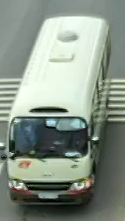
#> input picture CV08. Object Recognition/trainingset/bus/20170515_0720-0740_360.png_0.png, 125 x 221 px; its folder holds only this picture in this run
$ jupyter execute --allow-errors Inclass-BoW-2023.ipynb
#> lines starting #> are read from the running program, lines starting #| are printed output that depends on the picture
# Assignment 8: Phân loại phương tiện giao thông - BoW &SVM

Tổng quan: Ở bài tập này chúng ta sẽ lần lượt thực hành các bước để xây dựng một hệ thống học máy cho bài toán phân loại phương tiện giao thông: khảo sát dữ liệu, trích xuất đặc trưng, xây dựng mô hình phân loại, phân loại trên hình ảnh thực tế. Bài tập yêu cầu các kiến thức về lập trình Python với các thư viện: OpenCV, scikit-learn, pickle, numpy.

[cell 1]
import warnings
warnings.filterwarnings("ignore")

import os
import numpy as np
import cv2
import matplotlib.pyplot as plt
import pickle
import sklearn

from sklearn.cluster import KMeans
from scipy.spatial.distance import cdist

## I: Khảo sát và chuẩn bị dữ liệu
Bộ dữ liệu được lưu ở thư mục con trainingset trong thư mục bài tập này. Thư mục trainingset bao gồm 5 thư mục con ứng với 5 nhãn của bài toán, trong mỗi thư mục con chứa ảnh tương ứng với nhãn. Với câu hỏi đầu tiên này chúng ta sẽ khảo sát những đặc điểm của bộ dữ liệu, hãy lập trình hoàn chỉnh các hàm theo các yêu cầu cụ thể sau đây:

### I.1: Quan sát một vài mẫu dữ liệu
Trước tiên ta sẽ quan sát một vài ví dụ về bộ dữ liệu. Hãy lập trình hàm load_image() nhận đầu vào là đường dẫn ảnh, trả về mảng numpy lưu trữ ảnh, sử dụng thư viện OpenCV. Câu hỏi này giúp bạn ôn tập cách thức load ảnh với OpenCV và hướng dẫn bạn những thao tác cơ bản với thư viện os. Hãy quan sát đoạn mã nguồn dưới đây:

[cell 2]
def load_image(image_path):
    return cv2.imread(image_path)
#> returned value is the input picture: shape (221, 125, 3); mean B, G, R 134.1, 146, 134.5

[cell 3]
# read some samples from dataset
samples_list = [] # list of images
samples_label = [] # list of corresponding labels
for label in os.listdir('trainingset',):
    sample_file = os.listdir(os.path.join('trainingset', label))[0] # 1st filename in each sub-directory (label)
    samples_list.append(load_image(os.path.join('trainingset', label, sample_file))) # read training images and save to the list

    samples_label.append(label) # corresponding labels


for i in range(len(samples_list)):
    plt.subplot(2, 3, i + 1), plt.imshow(cv2.cvtColor(samples_list[i], cv2.COLOR_BGR2RGB))
    plt.title(samples_label[i]), plt.xticks([]), plt.yticks([])
#> this loop made 2 passes

plt.show()
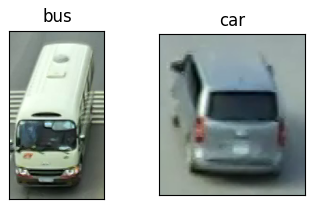
#> figure drawn by matplotlib, 2 panels

Một vài hàm hay sử dụng trong thư viện os (các hàm này các bạn đã được làm trong các bài thực hành trước đó):
- Hàm os.listdir(path): Trả về một list chứa tên các thư mục và file nằm trong thư mục path. Vì hàm trả về một list nên ta có thể tính được tổng số folder và file trong một thư mục (dùng hàm len())
- Hàm os.path.join(t1, t2, [t3, ...]): Trả về đường dẫn trong hệ điều hành tương ứng nối các đường dẫn t1, t2, t3,... Ví dụ ta có t1 = 'trainingset', t2 = 'image' thì hàm trả về xâu s = 'trainingset/image' với Ubuntu hoặc s = 'trainingset\\image' với Windows.

### I.2: Thống kê dữ liệu
Hãy lập trình hàm statistic() để thống kê số lượng ảnh ứng với mỗi nhãn. Hàm statistic() cần trả về 2 danh sách (list): label, num_images. Danh sách label lưu tên các nhãn và danh sách num_images lưu số lượng ảnh tương ứng với nhãn lưu ở danh sách label.

[cell 4]
def statistic():
    label = []
    num_images = []

    #### YOUR CODE HERE ####
    for folder in os.listdir('trainingset'):
        label.append(folder)
        num = os.listdir(os.path.join('trainingset', folder))
        num_images.append(len(num))

    #### END YOUR CODE #####

    return label, num_images

[cell 5]
# lấy các nhãn và hiển thị số liệu mẫu với từng tập dữ liệu
label, num_images = statistic()

y_pos = np.arange(len(label))

plt.barh(y_pos, num_images, align='center', alpha=0.5)
plt.yticks(y_pos, label)
plt.show()
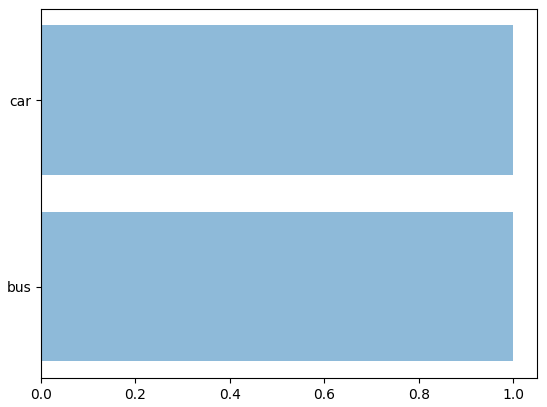
#> figure drawn by matplotlib, 1 panel

print('Total images: %d' %(sum(num_images)))

### I.3: Xây dựng danh sách chứa ảnh

Để tiện cho việc lập trình các bước tiếp theo ta sẽ xây dựng một list lưu trữ ảnh và nhãn tương ứng của nó. Hãy lập trình hàm read_data(), hàm này trả về hai list X, Y, trong đó mỗi phần tử của list X lưu trữ một mảng numpy biểu diễn một ảnh và mỗi phần tử của list Y lưu trữ nhãn (dưới dạng số nguyên) tương ứng của ảnh.

[cell 6]
# Read images and its corresponding labels from training set
def read_data(label2id):
    X = [] # images
    Y = [] # index of corresponding labels

    #### YOUR CODE HERE ####
    for label, id in label2id.items():
        for image_file in os.listdir(os.path.join('trainingset', label)):
            image_path = os.path.join('trainingset', label, image_file)
            X.append(load_image(image_path))
            Y.append(id)
    #### END YOUR CODE #####

    return X, Y

[cell 7]
# Label to id, used to convert string label to integer
label2id = {'pedestrian':0, 'moto':1, 'truck':2, 'car':3, 'bus':4}

# Read data
#> (the rest of this cell did not finish here and is left out)

## II: Biểu diễn nội dung bức ảnh - trích xuất đặc trưng (features extraction)

Ở phần này chúng ta sẽ lần lượt thực hiện các công việc: trích xuất đặc trưng SIFT (SIFT keypoints descriptor), xây dựng từ điển và mô hình Bag-of-Word (BoW). Bạn hãy lập trình hoàn chỉnh các hàm theo yêu cầu cụ thể dưới đây

### II.1: Trích xuất đặc trưng SIFT

Hãy lập trình hàm extract_sift_features() nhận đầu vào là list ảnh ta đã xây dựng được từ câu hỏi trước và trả về:
- list image_descriptors,
- phần tử thứ p trong list image_descriptors lại là một list chứa các SIFT descriptors ứng với ảnh thứ p trong list X.

Gợi ý:
- Để khởi tạo đối tượng SIFT trong OpenCV ta sử dụng lệnh: sift = cv2.xfeatures2d.SIFT_create() hoặc cv2.SIFT_create() tùy version.
- Đối tượng này có phương thức detectAndCompute trả về 2 outputs kp và des, kp là một list chứa các keypoints được detect bởi SIFT, des là một numpy array chứa len(kp) vectors 128 chiều.

[cell 8]
# Input: list of images (X)
# Output: list of local features extracted from image in X.
def extract_sift_features(X):
    image_descriptors = []
    sift = cv2.SIFT_create()

    for i in range(len(X)):
        #### YOUR CODE HERE ####

        image = X[i] # extract feature from image i, and append to the image_descriptors
        gray_image = cv2.cvtColor(image, cv2.COLOR_BGR2GRAY)
        keypoints, descriptors = sift.detectAndCompute(gray_image, None)
        image_descriptors.append(descriptors)

        #### END YOUR CODE #####

    return image_descriptors

#> (a cell that did not finish here is left out)

### II.2: Xây dựng từ điển
Hãy lập trình hàm kmeans_bow():
- input: list gồm tất cả các descriptors của các ảnh trong tập X và số cụm num_clusters. Có thể sử dụng thuật toán KMeans trong scikit-learn phân cụm các vector descriptors này thành num_clusters cụm
- output: danh sách tâm của các cụm. Danh sách tâm cụm này chính là tương ứng với từ điển (hay tập các từ trực quan).

Lưu ý:
- Từ điển là danh sách tham chiếu đến khi biểu diễn nên cần lưu lại
- Quá trình xây dựng cũng tiêu tốn thời gian nên chúng ta chỉ xây dựng lại từ điển khi cần thiết.
==> Từ điển xây dựng xong cần lưu ra một file nhị phân (sử dụng thư viện pickle) để tiện sử dụng sau này.

[cell 10]
#Trước tiên ta sẽ xây dựng một list chứa tất cả các descriptors từ tập ảnh ban đầu (tập ảnh tham chiếu, tập dữ liệu mẫu)
all_descriptors = []
#> (the rest of this cell did not finish here and is left out)

[cell 11]
# Hãy lập trình hàm kmeans_bow().

# Gợi ý: Trong thư viện sklearn, để khởi tạo một đối tượng kmeans ta sử dụng lệnh:
#       kmeans = sklearn.cluster.KMeans(n_clusters=num_clusters)

#       kmeans có phương thức fit, nhận vào các điểm dữ liệu (trong bài toán hiện tại của chúng ta là list all_descriptors)
#              và tìm ra n_clusters vector là tâm của các cụm dữ liệu.
#              Để lấy được các vector này ta sử dụng thuộc tính $cluster_centers_$  của đối tượng kmeans
import time

def kmeans_bow(all_descriptors, num_clusters):
    start = time.time()

    bow_dict = []

    #### YOUR CODE HERE ####
    kmeans = sklearn.cluster.KMeans(n_clusters=num_clusters)
    kmeans.fit(all_descriptors)
    bow_dict = kmeans.cluster_centers_

    #### END YOUR CODE #####

    print('Process time: ', time.time() - start)

    return bow_dict

[cell 12]
# Thực hiện phân cụm để xây dựng từ điển và lưu ra 1 file
num_clusters = 50
#> (the rest of this cell did not finish here and is left out)

### II.3: Xây dựng vector đặc trưng với mô hình BoW

Hãy xây dựng hàm create_features_bow():
- input: list image_descriptors, list chứa các từ trực quan (tâm cụm) và số từ (num_clusters) ở trên,
- output: trả về list X_features, X_features[p] là vector biểu diễn theo mô hình BOW ứng với ảnh thứ p: tần suất xuất hiện của từ. Hãy chú ý sự tương ứng các phần tử trong 4 danh sách: X, Y, image_descriptors, X_features.

[cell 13]
from scipy.spatial.distance import cdist

[cell 14]
# Input:
#    image_descriptors: mỗi phần tử trong danh sách chứa 1 danh sách các đặc trưng cục bộ của hình ảnh
#    BoW: danh sách biếu diễn visual word, (đại diện cho các cụm những đặc trưng tương tự nhau)
#    num_clusters: số lượng visual word
# Output:
#    X_features: mỗi phần tử là 1 vector BoW tương ứng với hình

def create_features_bow(image_descriptors, BoW, num_clusters):
    X_features = []

    for i in range(len(image_descriptors)): # i: list index of local descriptors for each image
        features = np.array([0] * num_clusters)

        if image_descriptors[i] is not None:
            distances = cdist(image_descriptors[i], BoW) # tính khoảng cách từ đặc trưng cục bộ đến từng visual word
            #### YOUR CODE HERE ####
            nearest_words_indices = np.argmin(distances, axis=1) # chỉ số visual word gần nhất

            for j in nearest_words_indices:
                features[j] += 1 # Tăng giá trị tương ứng của visual word gần nhất trong vetor BoW lên 1

            #### END YOUR CODE #####

        X_features.append(features)


    return X_features

#> (a cell that did not finish here is left out)

## III: Xây dựng mô hình phân loại
Từ các câu hỏi trước chúng ta đã xây dựng được vector đặc trưng ứng với mỗi ảnh trong bộ dữ liệu. Ở câu hỏi này chúng ta sẽ xây dựng các mô hình phân loại SVM

#> (a cell that did not finish here is left out)

Chia tập dữ liệu thành tập train/test:

[cell 17]
from sklearn.model_selection import train_test_split

X_train = []
X_test = []
Y_train = []
Y_test = []

#### YOUR CODE HERE ####
#> (the rest of this cell did not finish here and is left out)

[cell 18]
# Khai báo đối tượng SVM:
classifier = sklearn.svm.SVC(C = 30)
print(classifier)

Huấn luyện, kiểm tra độ chính xác của mô hình tương tự như các bài học trước (sử dụng các hàm fit, predict, score,... của đối tượng svm)

#> (a cell that did not finish here is left out)

Tính độ chính xác trên tập dữ liệu test:

#> (a cell that did not finish here is left out)

#> (a cell that did not finish here is left out)

Vẽ confusion matrix kết quả dự đoán trên tập test và in accuracy của từng nhãn lớp.

[cell 22]
''' # plot_confusion_matrix is removed in sklearn 1.2
from sklearn.metrics import plot_confusion_matrix, classification_report

Y_predict = classifier.predict(X_test)

plot_confusion_matrix(classifier, X_test, Y_test)
print(classification_report(Y_test, Y_predict, digits=3, target_names=list(label2id.keys())))
'''

from sklearn.metrics import confusion_matrix, ConfusionMatrixDisplay

# print(list(label2id.keys()))
# print(sklearn.__version__)# 1.3.0

#> (the rest of this cell did not finish here and is left out)

Một vài kết quả dự đoán trên tập test.

[cell 23]
# Một vài kết quả dự đoán trên tập test.
# Đang lỗi XXXXXXX
#### YOUR CODE HERE ####
id2label = {j:i for i,j in label2id.items()} # reverse
#> id2label = {0: 'pedestrian', 1: 'moto', 2: 'truck', 3: 'car', 4: 'bus'}
plt.figure(figsize=(12, 12))
#> (the rest of this cell did not finish here and is left out)

## IV: Dùng mô hình đã huấn luyện dự đoán hình ảnh thực tế

Cuối cùng ta sẽ dùng thử mô hình đã huấn luyện để đưa ra dự đoán về một hình ảnh thực tế. Chúng ta sẽ làm lần lượt các bước: đọc ảnh, trích xuất đặc trưng BoW của ảnh, dự đoán sử dụng mô hình đã huấn luyện.

__Bước 1__: Đọc ảnh ở đường dẫn image_test/car.png, lưu ảnh vào biến img

[cell 24]
img = None

#### YOUR CODE HERE ####
img = load_image('image_test/car.png')
#> call 3 of load_image, with image_path = 'image_test/car.png'
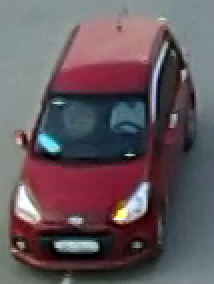
#> input picture CV08. Object Recognition/image_test/car.png, 107 x 142 px (shown 2 times larger)
#> in load_image, returned value is the input picture: shape (142, 107, 3); mean B, G, R 92.6, 87, 100.2

#### END YOUR CODE ####

plt.imshow(cv2.cvtColor(img, cv2.COLOR_BGR2RGB))
plt.show()

print(img.shape)
#| (142, 107, 3)
my_X = [img]

__Bước 2__: Trích xuất đặc trưng SIFT (lưu vào biến my_image_descriptors) và BoW (lưu vào biến my_X_features) từ my_X:

[cell 25]
my_image_descriptors = None # local features of the image
my_X_features = None # its bow vector

#### YOUR CODE HERE ####
my_image_descriptors = extract_sift_features(my_X)
#> the loop in extract_sift_features, `for i in range(len(X)):` made 1 pass
#> pass 1, in extract_sift_features, `gray_image = cv2.cvtColor(image, cv2.COLOR_BGR2GRAY)`:
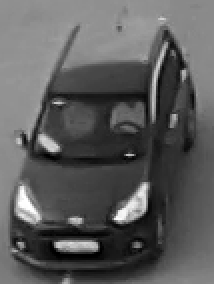
#> gray_image: shape (142, 107) (shown 2 times larger); min 0, max 255, mean 91.5
#> after the loop in extract_sift_features, `for i in range(len(X)):`: image_descriptors = 1 item
#> my_image_descriptors = 1 item
#> (the rest of this cell did not finish here and is left out)
